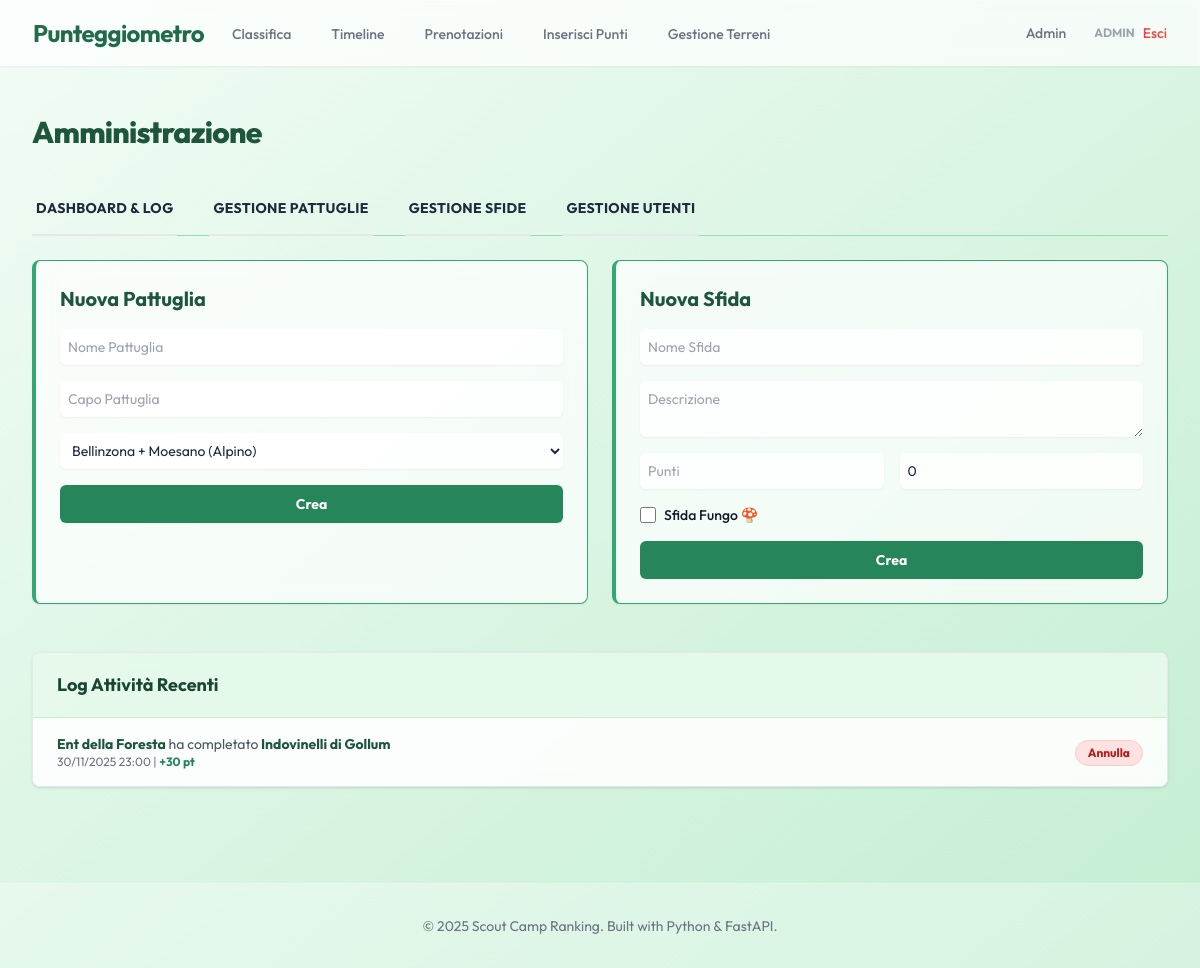
Page /admin/ (signed in) on the earlier database version.
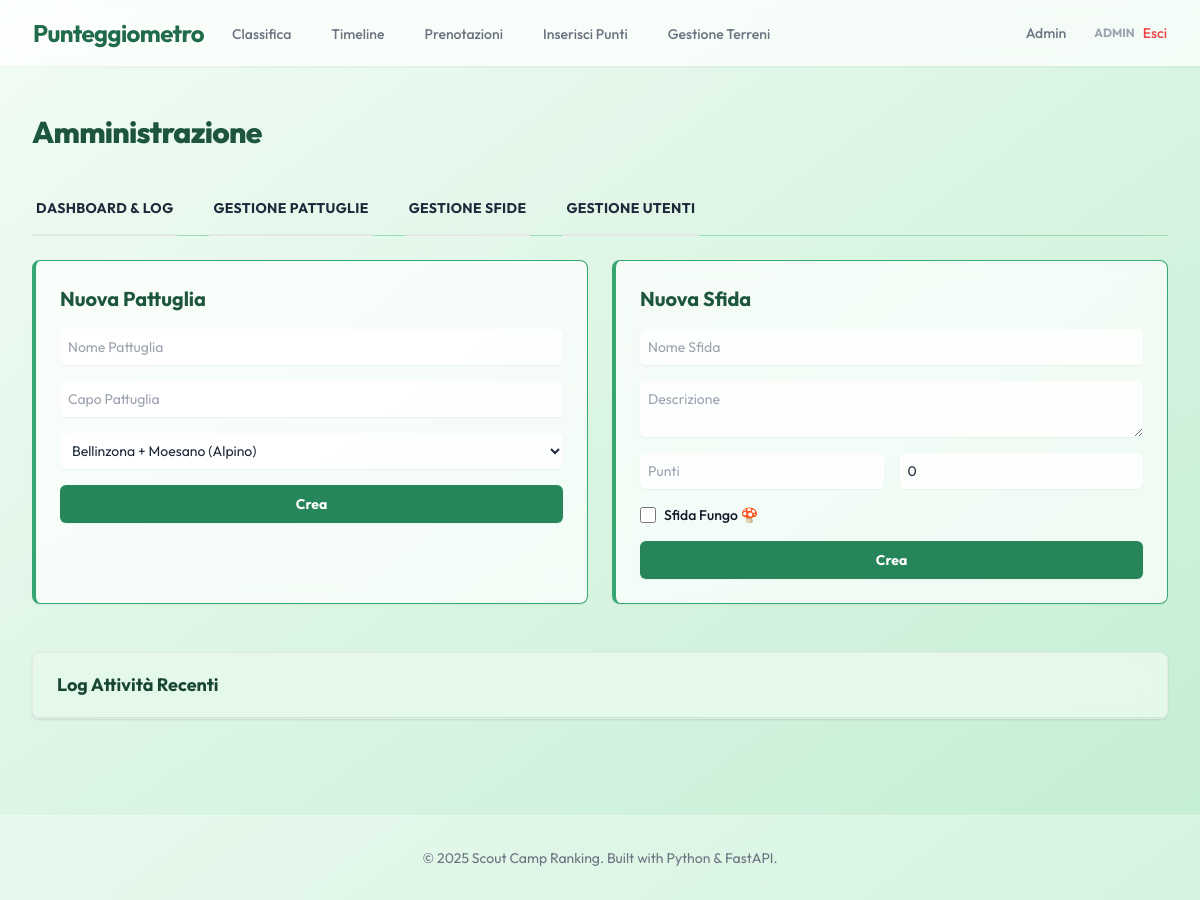
Same page on the later database version.
### app/models.py (models this page shows)
class Completion(Base):
    __tablename__ = "completions"
    id = Column(Integer, primary_key=True, index=True)
    pattuglia_id = Column(Integer, ForeignKey("pattuglie.id"))
    challenge_id = Column(Integer, ForeignKey("challenges.id"))
    timestamp = Column(DateTime, default=datetime.utcnow)
    pattuglia = relationship("Pattuglia", back_populates="completions")
    challenge = relationship("Challenge", back_populates="completions")

class Pattuglia(Base):
    __tablename__ = "pattuglie"
    id = Column(Integer, primary_key=True, index=True)
    name = Column(String, unique=True, index=True)
    capo_pattuglia = Column(String)
    unita_id = Column(Integer, ForeignKey("unita.id"))
    current_score = Column(Integer, default=0)
    unita = relationship("Unita", back_populates="pattuglie")
    completions = relationship("Completion", back_populates="pattuglia")

class Challenge(Base):
    __tablename__ = "challenges"
    id = Column(Integer, primary_key=True, index=True)
    name = Column(String, unique=True, index=True)
    description = Column(String)
    points = Column(Integer)
    is_fungo = Column(Boolean, default=False)
    reward_tokens = Column(Integer, default=0)
    completions = relationship("Completion", back_populates="challenge")

### app/routers/admin.py (the view)
@router.get("/", response_class=HTMLResponse)
async def admin_dashboard(request: Request, db: Session = Depends(get_db), user: User = Depends(get_admin_user)):
    pattuglie = db.query(Pattuglia).options(joinedload(Pattuglia.unita)).all()
    challenges = db.query(Challenge).all()
    unita = db.query(Unita).all()
    completions = db.query(Completion).options(
        joinedload(Completion.pattuglia),
        joinedload(Completion.challenge)
    ).order_by(Completion.timestamp.desc()).limit(50).all()
    users = db.query(User).options(joinedload(User.unita)).all()
    return templates.TemplateResponse("admin.html", {
        "request": request,
        "pattuglie": pattuglie,
        "challenges": challenges,
        "unita": unita,
        "completions": completions,
        "users": users,
        "user": user
    })

### app/templates/admin.html (shortened to what the changed rows need)
{% extends "base.html" %}
{% block content %}
<div class="px-4 py-6 sm:px-0" x-data="{ tab: 'dashboard' }">
    <div class="flex justify-between items-center mb-8">
        <h1 class="text-3xl font-extrabold text-scout-800 tracking-tight">Amministrazione</h1>
    </div>
    <div x-show="tab === 'dashboard'">
        <div class="grid grid-cols-1 md:grid-cols-2 gap-6 mb-12">
            <div class="glass p-6 rounded-lg shadow-sm border-l-4 border-scout-500">
                <h2 class="text-xl font-bold mb-4 text-scout-800">Nuova Pattuglia</h2>
            </div>
            <div class="glass p-6 rounded-lg shadow-sm border-l-4 border-scout-500">
                <h2 class="text-xl font-bold mb-4 text-scout-800">Nuova Sfida</h2>
            </div>
        </div>
        <div class="glass shadow overflow-hidden border-b border-gray-200 sm:rounded-lg">
            <ul role="list" class="divide-y divide-scout-200 bg-white/60">
                {% for c in completions %}
                <li class="px-4 py-4 sm:px-6 hover:bg-white/80 transition-colors duration-150">
                    <div class="flex items-center justify-between">
                        <div class="flex flex-col">
                            <p class="text-sm font-bold text-scout-800 truncate">
                                {{ c.pattuglia.name }} <span class="font-normal text-gray-600">ha completato</span> {{
                                c.challenge.name }}
                            </p>
                            <p class="text-xs text-gray-500">
                                {{ c.timestamp.strftime('%d/%m/%Y %H:%M') }} | <span
                                    class="text-scout-600 font-bold">+{{ c.challenge.points }} pt</span>
                            </p>
                        </div>
                        <div class="ml-2 flex-shrink-0 flex">
                            <form action="/admin/rollback/{{ c.id }}" method="post"
                                onsubmit="return confirm('Sei sicuro di voler annullare questa azione?');">
                                <button type="submit"
                                    class="px-3 py-1 text-xs font-bold text-red-700 bg-red-100 rounded-full hover:bg-red-200 border border-red-200">
                                    Annulla
                                </button>
                            </form>
                        </div>
                    </div>
                </li>
                {% endfor %}
            </ul>
        </div>
    </div>
</div>
{% endblock %}

Differences in the rows shown:
removed Completion: pattuglia.name "Ent della Foresta", challenge.name "Indovinelli di Gollum", timestamp "30/11/2025 23:00", challenge.points "30"
